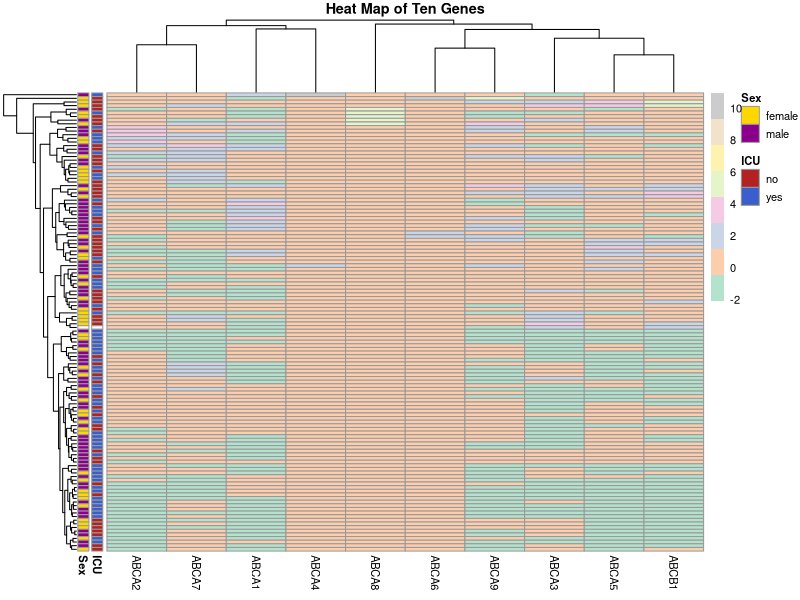
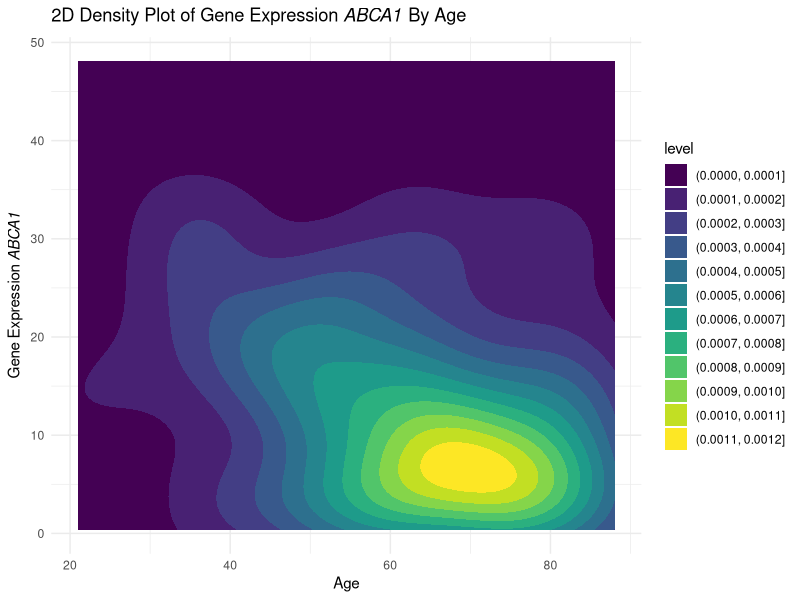

Write R code to recreate these figures, in order.
## ---- chunk 1
library(tidyverse)
library(knitr)
library(kableExtra)
## ---- chunk 2
#adapted from class
Table <- function(data,varList,nonnormVars = '',catVars = '') {
  
  # Define an empty table
  table1 <- matrix(nrow = 0,ncol = 2)
  # Keep track of rows to indent
  indentRows <- c()
  
  # Loop through all variables
  for (var in varList) {
    
    # Define vector of variable values
    x <- data[,var]
    
    # Identify if non-normal
    if (var %in% nonnormVars) {
      
      # Calculate individual values
      myMedian <- round(median(x), digits = 2)
      myIQR1 <- round(quantile(x,1/4),digits = 2)
      myIQR2 <- round(quantile(x,3/4),digits = 2)
      # Combine values
      value <- paste0(myMedian,' [',myIQR1,', ',myIQR2,']')
      
      # Define new row
      newRow <- c(paste0('**',var,'** Median [IQR]'),value)
      
      # Add row to data frame
      table1 <- rbind(table1,newRow)
      
    }
    
    # Identify if categorical
    if (var %in% catVars) {
      
      # Define new row for overall variable
      newRow <- c(paste0('**',var,'** n (%)'),'')
      # Add row to data frame
      table1 <- rbind(table1,newRow)
      
      # Loop through levels of variable
      for (level in levels(x)) {
        # Calculate n and perc
        n <- sum(x == level)
        perc <- round(n/(length(x)) * 100,digits = 2)
        
        # Combine values
        value <- paste0(n,' (',perc,')')
        
        # Define new row
        newRow <- c(level,value)
        # Add row to data frame
        table1 <- rbind(table1,newRow)
        # Add index to indented rows
        indentRows <- c(indentRows,nrow(table1))
        
        
      }
    }
    
    # Otherwise treat as normally distributed
    if (!(var %in% c(nonnormVars,catVars))) {
      
      # Calculate individual values
      myMean <- round(mean(x),2)
      mySD <- round(sd(x),2)
      # Combine values
      value <- paste0(myMean,' (',mySD,')')
      
      # Define new row
      newRow <- c(paste0('**',var,'** Mean (sd)'),value)
      
      # Add row to data frame
      table1 <- rbind(table1,newRow)
      
    }
  }
  
  # Define sample size for heading
  sampleSize <- paste("n =",nrow(data))
  
   # Print formatted table
   kable(x = table1, caption = 'Table 1',
        col.names = c("Variable",sampleSize),
        align = c('l','r'),escape = T,row.names = F) %>%
    add_indent(positions = indentRows) %>%
    kable_classic()
  
  #return(table1)
    
}

## ---- chunk 3
#set working directory
setwd("/Users/li_li/desktop/QBS_103_Final_Project/Data")

#read in csv files
gene.exp <- read.csv("QBS103_finalProject_geneExpression.csv", row.names = 1)

meta.data <- read.csv("QBS103_finalProject_metadata.csv", row.names = 1)

#subset gene expression ABCA1, ABCA2, ABCA3
gene.ABCA123 <- gene.exp[c('ABCA1','ABCA2','ABCA3'),]

#transform rows to columns 
gene.ABCA123 <- as.data.frame(t(gene.ABCA123))
meta.data <- read.csv("QBS103_finalProject_metadata.csv", row.names = 1)

ABCA123.gene.exp.meta <- cbind(gene.ABCA123,meta.data)
head(ABCA123.gene.exp.meta, 1)

#create a new data frame to filter the unknown in sex
library(tidyverse)
clean_data <- ABCA123.gene.exp.meta %>% 
  filter(!grepl('unknown', sex)) 
## ---- chunk 4
clean_data$age <- as.integer(clean_data$age) 
clean_data$ferritin.ng.ml. <- as.integer(clean_data$ferritin.ng.ml.) 
clean_data$procalcitonin.ng.ml.. <- as.integer(clean_data$procalcitonin.ng.ml..) 
## ---- chunk 5
clean_data <- clean_data %>% filter(!is.na(age))
clean_data <- clean_data %>% filter(!is.na(ferritin.ng.ml.))
clean_data <- clean_data %>% filter(!is.na(procalcitonin.ng.ml..))
clean_data <- clean_data %>% filter(!grepl('unknown', sex)) 
## ---- chunk 6
clean_data$sex <- as.factor(clean_data$sex)
clean_data$mechanical_ventilation <- as.factor(clean_data$mechanical_ventilation)
clean_data$icu_status <- as.factor(clean_data$icu_status)
## ---- chunk 7
variable_list <- c("icu_status", "mechanical_ventilation", "sex", "age", "ferritin.ng.ml.",
                   "procalcitonin.ng.ml..", "ABCA1")             #"ABCA2", "ABCA3")
cont_var_list <- c("ABCA1")                                      #"ABCA2", "ABCA3")
cat_car_list <- c("icu_status", "sex", "mechanical_ventilation")

## ---- chunk 8
Table(clean_data, variable_list, cont_var_list, cat_car_list) 
## ---- chunk 9
Table1 <- Table(clean_data, variable_list, cont_var_list, cat_car_list) 

write.csv(Table1, file = "Table1.csv")
## ---- chunk 10
#subset gene expression ABCA1, ABCA2, ABCA3, ABCA4, ABCA5, ABCA6, ABCA7, ABCA8, ABCA9, ABCB1
ten_gene <- gene.exp[c('ABCA1','ABCA2','ABCA3', 'ABCA4', 'ABCA5', 'ABCA6', 'ABCA7', 'ABCA8', 'ABCA9', 'ABCB1'),]

#transform rows to columns 
ten_gene <- as.data.frame(t(ten_gene))
head(ten_gene)
## ---- chunk 11
#column bind two data frames
ten_gene.exp.meta <- cbind(ten_gene,meta.data)
head(ten_gene.exp.meta, 1)
## ---- chunk 12
#ten_gene_df <- ten_gene.exp.meta[ -c(11:20, 23:34) ]
#ten_gene_df
## ---- chunk 13
library(RColorBrewer)
library(pheatmap)
scaled <- scale(ten_gene)
ten_gene.exp.meta <- ten_gene.exp.meta %>% filter(!grepl('unknown', sex))

ten_gene.exp.meta$sex <- as.factor(ten_gene.exp.meta$sex)
ten_gene.exp.meta$icu_status <- as.factor(ten_gene.exp.meta$icu_status)

brewercolors <- brewer.pal(8, "Pastel2")


set.seed(9876)


annotationData <- data.frame(row.names = rownames(ten_gene.exp.meta),
                             "ICU" = ten_gene.exp.meta$icu_status,
                             "Sex" = ten_gene.exp.meta$sex
                             )


annotationColors <- list("ICU" = c(' no' = 'firebrick',
                                        ' yes' = 'royalblue3'),
                         "Sex" = c(' female' = 'gold',
                                 ' male' = 'magenta4'))

pheatmap(
  scaled,
  cluster_rows = TRUE,
  cluster_cols = TRUE,
  show_rownames = FALSE,
  fontsize = 8,
  main = "Heat Map of Ten Genes",
  annotation_row = annotationData,
  annotation_colors = annotationColors,
  color = brewercolors
  
)
## ---- chunk 14
#new graph in r 

#creating 2d-density plot
density_plt_data <- data.frame(
  X = clean_data$age,
  Y = clean_data$ABCA1
)


#create italicize labels
y2 <- expression(paste("Gene Expression ", italic("ABCA1")))
title2 <- expression(paste("2D Density Plot of Gene Expression ", italic("ABCA1"), " By Age"))


#plot graph
ggplot(density_plt_data, aes(x=X, y=Y)) +
  geom_density_2d_filled() + 
  labs(x="Age", y=y2, title = title2) +
  theme(plot.title = element_text(hjust = 0.5)) +
  theme_minimal()
